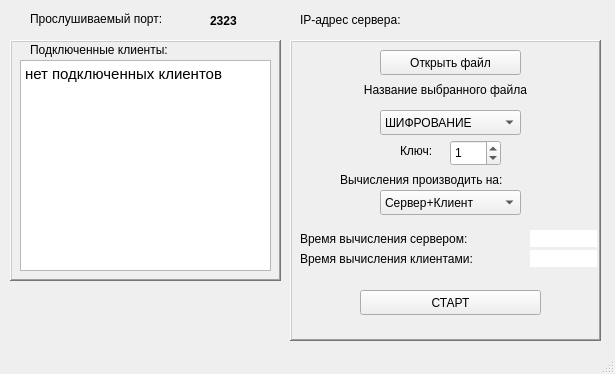
<?xml version="1.0" encoding="UTF-8"?>
<ui version="4.0">
 <class>MainWindow</class>
 <widget class="QMainWindow" name="MainWindow">
  <property name="geometry">
   <rect>
    <x>0</x>
    <y>0</y>
    <width>615</width>
    <height>374</height>
   </rect>
  </property>
  <property name="windowTitle">
   <string>MainWindow</string>
  </property>
  <widget class="QWidget" name="centralwidget">
   <widget class="QLabel" name="label_2">
    <property name="geometry">
     <rect>
      <x>30</x>
      <y>10</y>
      <width>171</width>
      <height>17</height>
     </rect>
    </property>
    <property name="text">
     <string>Прослушиваемый порт:</string>
    </property>
   </widget>
   <widget class="QFrame" name="frame">
    <property name="geometry">
     <rect>
      <x>10</x>
      <y>40</y>
      <width>271</width>
      <height>241</height>
     </rect>
    </property>
    <property name="frameShape">
     <enum>QFrame::WinPanel</enum>
    </property>
    <property name="frameShadow">
     <enum>QFrame::Raised</enum>
    </property>
    <widget class="QLabel" name="label">
     <property name="geometry">
      <rect>
       <x>20</x>
       <y>0</y>
       <width>181</width>
       <height>20</height>
      </rect>
     </property>
     <property name="text">
      <string>Подключенные клиенты:</string>
     </property>
    </widget>
    <widget class="QTextBrowser" name="client_info">
     <property name="geometry">
      <rect>
       <x>10</x>
       <y>20</y>
       <width>251</width>
       <height>211</height>
      </rect>
     </property>
     <property name="html">
      <string>&lt;!DOCTYPE HTML PUBLIC &quot;-//W3C//DTD HTML 4.0//EN&quot; &quot;http://www.w3.org/TR/REC-html40/strict.dtd&quot;&gt;
&lt;html&gt;&lt;head&gt;&lt;meta name=&quot;qrichtext&quot; content=&quot;1&quot; /&gt;&lt;meta charset=&quot;utf-8&quot; /&gt;&lt;style type=&quot;text/css&quot;&gt;
p, li { white-space: pre-wrap; }
hr { height: 1px; border-width: 0; }
&lt;/style&gt;&lt;/head&gt;&lt;body style=&quot; font-family:'Ubuntu'; font-size:11pt; font-weight:400; font-style:normal;&quot;&gt;
&lt;p style=&quot; margin-top:0px; margin-bottom:0px; margin-left:0px; margin-right:0px; -qt-block-indent:0; text-indent:0px;&quot;&gt;нет подключенных клиентов&lt;/p&gt;&lt;/body&gt;&lt;/html&gt;</string>
     </property>
    </widget>
   </widget>
   <widget class="QFrame" name="frame_2">
    <property name="geometry">
     <rect>
      <x>290</x>
      <y>40</y>
      <width>311</width>
      <height>301</height>
     </rect>
    </property>
    <property name="frameShape">
     <enum>QFrame::WinPanel</enum>
    </property>
    <property name="frameShadow">
     <enum>QFrame::Raised</enum>
    </property>
    <widget class="QPushButton" name="open_file">
     <property name="geometry">
      <rect>
       <x>90</x>
       <y>10</y>
       <width>141</width>
       <height>25</height>
      </rect>
     </property>
     <property name="text">
      <string>Открыть файл</string>
     </property>
    </widget>
    <widget class="QLabel" name="file_name">
     <property name="geometry">
      <rect>
       <x>50</x>
       <y>40</y>
       <width>211</width>
       <height>20</height>
      </rect>
     </property>
     <property name="text">
      <string>Название выбранного файла</string>
     </property>
     <property name="alignment">
      <set>Qt::AlignCenter</set>
     </property>
    </widget>
    <widget class="QPushButton" name="start">
     <property name="geometry">
      <rect>
       <x>70</x>
       <y>250</y>
       <width>181</width>
       <height>25</height>
      </rect>
     </property>
     <property name="text">
      <string>СТАРТ</string>
     </property>
    </widget>
    <widget class="QSpinBox" name="key">
     <property name="geometry">
      <rect>
       <x>160</x>
       <y>100</y>
       <width>51</width>
       <height>26</height>
      </rect>
     </property>
     <property name="maximum">
      <number>128</number>
     </property>
     <property name="value">
      <number>1</number>
     </property>
    </widget>
    <widget class="QLabel" name="label_4">
     <property name="geometry">
      <rect>
       <x>110</x>
       <y>100</y>
       <width>51</width>
       <height>21</height>
      </rect>
     </property>
     <property name="text">
      <string>Ключ:</string>
     </property>
    </widget>
    <widget class="QLabel" name="label_6">
     <property name="geometry">
      <rect>
       <x>10</x>
       <y>190</y>
       <width>221</width>
       <height>17</height>
      </rect>
     </property>
     <property name="text">
      <string>Время вычисления сервером:</string>
     </property>
    </widget>
    <widget class="QLabel" name="label_7">
     <property name="geometry">
      <rect>
       <x>10</x>
       <y>210</y>
       <width>221</width>
       <height>17</height>
      </rect>
     </property>
     <property name="text">
      <string>Время вычисления клиентами:</string>
     </property>
    </widget>
    <widget class="QLabel" name="server_time">
     <property name="geometry">
      <rect>
       <x>240</x>
       <y>190</y>
       <width>67</width>
       <height>17</height>
      </rect>
     </property>
     <property name="styleSheet">
      <string notr="true">background-color: white;</string>
     </property>
     <property name="text">
      <string/>
     </property>
    </widget>
    <widget class="QLabel" name="client_time">
     <property name="geometry">
      <rect>
       <x>240</x>
       <y>210</y>
       <width>67</width>
       <height>17</height>
      </rect>
     </property>
     <property name="styleSheet">
      <string notr="true">background-color: white;</string>
     </property>
     <property name="text">
      <string/>
     </property>
    </widget>
    <widget class="QLabel" name="label_8">
     <property name="geometry">
      <rect>
       <x>50</x>
       <y>130</y>
       <width>211</width>
       <height>20</height>
      </rect>
     </property>
     <property name="text">
      <string>Вычисления производить на:</string>
     </property>
    </widget>
    <widget class="QComboBox" name="task_type">
     <property name="geometry">
      <rect>
       <x>90</x>
       <y>70</y>
       <width>141</width>
       <height>25</height>
      </rect>
     </property>
     <item>
      <property name="text">
       <string>ШИФРОВАНИЕ</string>
      </property>
     </item>
     <item>
      <property name="text">
       <string>ДЕШИФРОВАНИЕ</string>
      </property>
     </item>
    </widget>
    <widget class="QComboBox" name="machine_type">
     <property name="geometry">
      <rect>
       <x>90</x>
       <y>150</y>
       <width>141</width>
       <height>25</height>
      </rect>
     </property>
     <item>
      <property name="text">
       <string>Сервер+Клиент</string>
      </property>
     </item>
     <item>
      <property name="text">
       <string>Клиент</string>
      </property>
     </item>
     <item>
      <property name="text">
       <string>Сервер</string>
      </property>
     </item>
    </widget>
   </widget>
   <widget class="QLabel" name="label_3">
    <property name="geometry">
     <rect>
      <x>300</x>
      <y>10</y>
      <width>131</width>
      <height>20</height>
     </rect>
    </property>
    <property name="text">
     <string>IP-адрес сервера:</string>
    </property>
   </widget>
   <widget class="QLabel" name="server_ip">
    <property name="geometry">
     <rect>
      <x>430</x>
      <y>10</y>
      <width>121</width>
      <height>21</height>
     </rect>
    </property>
    <property name="font">
     <font>
      <bold>true</bold>
     </font>
    </property>
    <property name="text">
     <string/>
    </property>
   </widget>
   <widget class="QLabel" name="label_5">
    <property name="geometry">
     <rect>
      <x>210</x>
      <y>10</y>
      <width>41</width>
      <height>21</height>
     </rect>
    </property>
    <property name="font">
     <font>
      <bold>true</bold>
     </font>
    </property>
    <property name="text">
     <string>2323</string>
    </property>
   </widget>
  </widget>
  <widget class="QMenuBar" name="menubar">
   <property name="geometry">
    <rect>
     <x>0</x>
     <y>0</y>
     <width>615</width>
     <height>22</height>
    </rect>
   </property>
  </widget>
  <widget class="QStatusBar" name="statusbar"/>
 </widget>
 <resources/>
 <connections/>
</ui>
